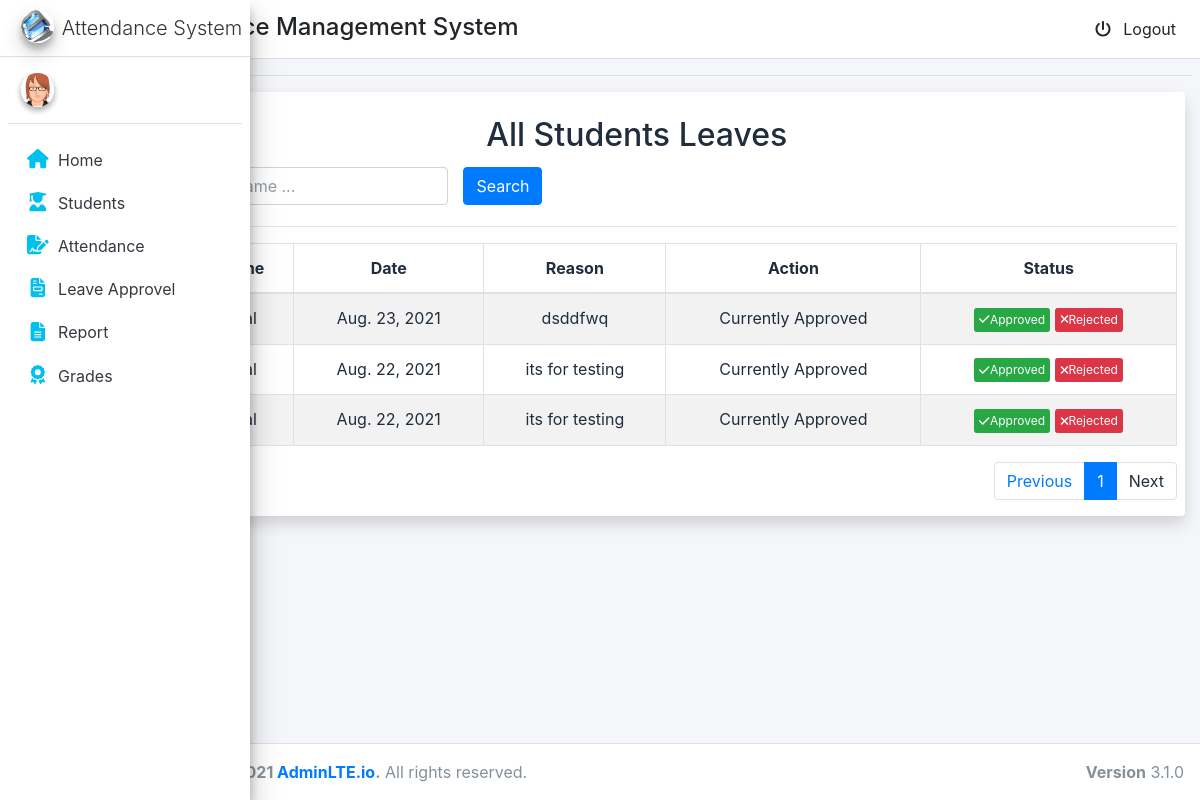
Screenshot of /adm/leave/approvel/ with the database file from the repository.
### students/models.py (models this page shows, shortened)
class Leave(models.Model):
    date=models.DateField()
    reason=models.TextField(max_length=300,blank=True,null=True)
    student=models.ForeignKey(MyUser,on_delete=models.CASCADE)
    approve=models.BooleanField(default=False)

### adm/views.py (the view)
# urls.py: path('leave/approvel/', views.leave_approvel, name='leave_approvel'),
def leave_approvel(request):
    all_leave = Leave.objects.all().order_by('-id')
    p = Paginator(all_leave, 7)
    page_number = request.GET.get('page')
    try:
        page_obj = p.get_page(page_number)
    except PageNotAnInteger:
        page_obj = p.page(1)
    except EmptyPage:
        page_obj = p.page(p.num_pages)
    context = {'page_obj': page_obj}
    return render(request, 'leave_approvel.html', context)

### adm/templates/leave_approvel.html (shortened to what this page needs)
{% extends 'base.html' %}
{% block content %}
<div class="container-fluid ">
    <div class="col-md-12 shadow bg-white rounded">
        <br>
        <h2 class="text-center">All Students Leaves</h2>
        <div class="row" style="padding: 5px">
            <div class="col-lg-4">
                <input type="text" class="form-control name_search" placeholder="Search by Item Name ..."
                    value="{{ search_value_name }}">
            </div>
            <div class="col-lg-2">
                <button class="btn btn-primary search">Search</button>
            </div>
        </div>
        <hr>
        <div class="content-panel table-responsive">
            <table class="table table-striped table-bordered table-advance table-hover item-table">
                <thead>
                    <tr>
                        <th class="text-center"> S.No</th>
                        <th class="text-center"> Name</th>
                        <th class="text-center">Date</th>
                        <th class="text-center">Reason</th>
                        <th class="text-center">Action</th>
                        <th class="text-center">Status</th>
                    </tr>
                </thead>
                <tbody class="product-table-body text-center">
                    {% if page_obj %}
                    {% for stu in page_obj.object_list %}
                    <tr>
                        <td><a href="#">{{ forloop.counter}}</a></td>
                        <td class="#">{{ stu.student.first_name }}</td>
                        <td class="#">{{ stu.date }}</td>
                        <td class="#">{{ stu.reason }}</td>
                        <td class="#">{%if stu.approve == True %} Currently Approved {% else %} Not Approved {%endif%}</td>
                        <td>
                            <a href="{% url 'leave_approvel_response' pk=stu.id val=1 %}"><button class="btn btn-success btn-xs"
                                    title="view attendance"><i class="fa fa-check"></i>Approved</button></a>
                            <a href="{% url 'leave_approvel_response' pk=stu.id val=0 %}"><button
                                    class="btn btn-danger btn-xs delete"><i class="fa fa-times"></i>Rejected</button></a>
                        </td>
                    </tr>
                    {% endfor %}
                    {% else %}
                    <tr>
                        <td colspan="8"> No Record Found</td>
                    </tr>
                    {% endif %}
                </tbody>
            </table>
            <nav aria-label="...">
                <ul class="pagination justify-content-end">
                    <li class="page-item ">
                        <a {% if page_obj.has_previous %} href="?page={{page_obj.previous_page_number }}" {% else %}
                            disable {% endif %}>
                            <span class="page-link">Previous</span></a>
                    </li>
                    <li class="page-item active"><a class="page-link "
                            href="?page={{page_obj.number}}">{{page_obj.number}}</a></li>
                    <li class="page-item">
                        <a class="page-link" >Next</a>
                    </li>
                </ul>
            </nav>
        </div>
    </div>
</div>
{% endblock content %}

### rows the page displays
Leave: date "Aug. 23, 2021", reason "dsddfwq", approve "Currently Approved"
Leave: date "Aug. 22, 2021", reason "its for testing", approve "Currently Approved"
Leave: date "Aug. 22, 2021", reason "its for testing", approve "Currently Approved"

### other values shown
{{ page_obj.number }} "1"
